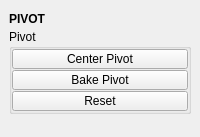
<?xml version="1.0" encoding="UTF-8"?>
<ui version="4.0">
 <class>QtUi</class>
 <widget class="QMainWindow" name="QtUi">
  <property name="enabled">
   <bool>true</bool>
  </property>
  <property name="geometry">
   <rect>
    <x>0</x>
    <y>0</y>
    <width>200</width>
    <height>137</height>
   </rect>
  </property>
  <property name="tabShape">
   <enum>QTabWidget::Triangular</enum>
  </property>
  <property name="dockNestingEnabled">
   <bool>true</bool>
  </property>
  <property name="dockOptions">
   <set>QMainWindow::AllowNestedDocks|QMainWindow::AllowTabbedDocks|QMainWindow::AnimatedDocks|QMainWindow::ForceTabbedDocks</set>
  </property>
  <widget class="QWidget" name="central_widget">
   <property name="minimumSize">
    <size>
     <width>200</width>
     <height>0</height>
    </size>
   </property>
   <layout class="QVBoxLayout" name="verticalLayout_3">
    <item>
     <layout class="QVBoxLayout" name="verticalLayout">
      <property name="spacing">
       <number>0</number>
      </property>
      <item>
       <widget class="Header" name="header">
        <property name="minimumSize">
         <size>
          <width>0</width>
          <height>20</height>
         </size>
        </property>
        <property name="font">
         <font>
          <weight>75</weight>
          <bold>true</bold>
         </font>
        </property>
        <property name="text">
         <string>PIVOT</string>
        </property>
       </widget>
      </item>
      <item>
       <widget class="QGroupBox" name="Pivot">
        <property name="enabled">
         <bool>true</bool>
        </property>
        <property name="title">
         <string>Pivot</string>
        </property>
        <layout class="QVBoxLayout" name="verticalLayout_2">
         <property name="spacing">
          <number>1</number>
         </property>
         <property name="leftMargin">
          <number>0</number>
         </property>
         <property name="topMargin">
          <number>0</number>
         </property>
         <property name="rightMargin">
          <number>0</number>
         </property>
         <property name="bottomMargin">
          <number>0</number>
         </property>
         <item>
          <widget class="PushButton" name="tb001">
           <property name="enabled">
            <bool>true</bool>
           </property>
           <property name="minimumSize">
            <size>
             <width>0</width>
             <height>20</height>
            </size>
           </property>
           <property name="maximumSize">
            <size>
             <width>16777215</width>
             <height>20</height>
            </size>
           </property>
           <property name="toolTip">
            <string>Center the the selected object's pivot.</string>
           </property>
           <property name="text">
            <string>Center Pivot</string>
           </property>
           <property name="iconSize">
            <size>
             <width>18</width>
             <height>18</height>
            </size>
           </property>
          </widget>
         </item>
         <item>
          <widget class="QPushButton" name="b004">
           <property name="enabled">
            <bool>true</bool>
           </property>
           <property name="minimumSize">
            <size>
             <width>0</width>
             <height>20</height>
            </size>
           </property>
           <property name="maximumSize">
            <size>
             <width>16777215</width>
             <height>20</height>
            </size>
           </property>
           <property name="toolTip">
            <string>Set selected object(s) transform to the current tool's custom axis orintaion.</string>
           </property>
           <property name="text">
            <string>Bake Pivot</string>
           </property>
           <property name="iconSize">
            <size>
             <width>18</width>
             <height>18</height>
            </size>
           </property>
          </widget>
         </item>
         <item>
          <widget class="PushButton" name="tb000">
           <property name="enabled">
            <bool>true</bool>
           </property>
           <property name="minimumSize">
            <size>
             <width>0</width>
             <height>20</height>
            </size>
           </property>
           <property name="maximumSize">
            <size>
             <width>16777215</width>
             <height>20</height>
            </size>
           </property>
           <property name="toolTip">
            <string>Reset pivot transforms</string>
           </property>
           <property name="text">
            <string>Reset</string>
           </property>
           <property name="iconSize">
            <size>
             <width>18</width>
             <height>18</height>
            </size>
           </property>
          </widget>
         </item>
        </layout>
       </widget>
      </item>
      <item>
       <spacer name="verticalSpacer">
        <property name="orientation">
         <enum>Qt::Vertical</enum>
        </property>
        <property name="sizeHint" stdset="0">
         <size>
          <width>0</width>
          <height>10</height>
         </size>
        </property>
       </spacer>
      </item>
     </layout>
    </item>
   </layout>
  </widget>
 </widget>
 <customwidgets>
  <customwidget>
   <class>Header</class>
   <extends>QLabel</extends>
   <header>uitk.widgets.header.Header.h</header>
  </customwidget>
  <customwidget>
   <class>PushButton</class>
   <extends>QPushButton</extends>
   <header>widgets.pushbutton.h</header>
  </customwidget>
 </customwidgets>
 <resources/>
 <connections/>
 <designerdata>
  <property name="gridDeltaX">
   <number>5</number>
  </property>
  <property name="gridDeltaY">
   <number>5</number>
  </property>
  <property name="gridSnapX">
   <bool>true</bool>
  </property>
  <property name="gridSnapY">
   <bool>true</bool>
  </property>
  <property name="gridVisible">
   <bool>true</bool>
  </property>
 </designerdata>
</ui>
